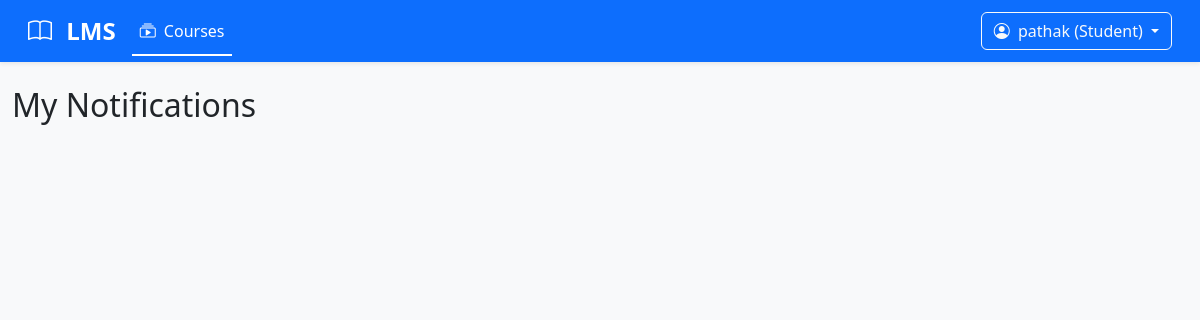
Before: /notifications/notifications/ (signed in) with the older database file.
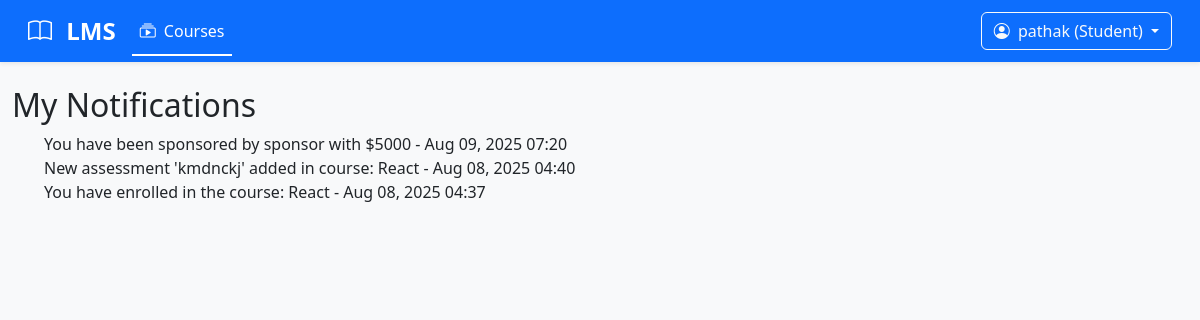
After: the same page with the newer database file.
### notifications/models.py (models this page shows, shortened)
class Notification(models.Model):
    user = models.ForeignKey(User, on_delete=models.CASCADE, related_name='notifications')
    message = models.TextField()
    created_at = models.DateTimeField(auto_now_add=True)
    is_read = models.BooleanField(default=False)

### notifications/views.py (the view)
# urls.py: path('notifications/', views.student_notifications,name='student_notifications'),
@login_required
@user_passes_test(is_student)
def student_notifications(request):
    notifications = Notification.objects.filter(user=request.user).order_by('-created_at')
    return render(request, 'notifications/student_notifications.html', {'notifications': notifications})

### notifications/context_processors.py (called while the page is built)
def unread_notifications(request):
    if request.user.is_authenticated:
        unread_count = Notification.objects.filter(user=request.user, is_read=False).count()
    else:
        unread_count = 0
    return {'unread_notification_count': unread_count}

### notifications/views.py (called while the page is built)
def is_student(user):
    return user.groups.filter(name='Student').exists()

### notifications/templates/notifications/student_notifications.html (shortened to what this page needs)
{% extends 'base.html' %}
{% block content %}
<h2>My Notifications</h2>
<ul>
{% for notification in notifications %}
    <div>
        {{ notification.message }} - {{ notification.created_at|date:"M d, Y H:i" }}
    </div>
{% endfor %}
</ul>
{% endblock %}

### templates/base.html (shortened to what this page needs)
{% load static %}
<!DOCTYPE html>
<html lang="en">
<head>
    <link href="https://cdn.jsdelivr.net/npm/bootstrap@5.3.0/dist/css/bootstrap.min.css" rel="stylesheet">
    <link rel="stylesheet" href="https://cdn.jsdelivr.net/npm/bootstrap-icons@1.10.0/font/bootstrap-icons.css">
    <link href="{% static 'css/custom.css' %}" rel="stylesheet">
</head>
<body class="bg-light">
    {% include 'navbar.html' %}
    <div class="container-fluid">
        <div class="row">
            <main class="col py-4">
                {% block content %}{% endblock %}
            </main>
        </div>
    </div>
</body>

### templates/navbar.html (shortened to what this page needs)
<nav class="navbar navbar-expand-lg navbar-dark bg-primary shadow-sm">
    <div class="container-fluid">
        <a class="navbar-brand fw-bold" href="#">
            <i class="bi bi-book me-2"></i> LMS
        </a>
        <div class="collapse navbar-collapse" id="navbarContent">
            <ul class="navbar-nav me-auto">
                <li class="nav-item">
                    <a class="nav-link active" href="{% url 'student_course_list' %}">
                        <i class="bi bi-collection-play me-1"></i> Courses
                    </a>
                </li>
            </ul>
            <div class="d-flex align-items-center">
                {% if user.is_authenticated %}
                <div class="dropdown">
                    <button class="btn btn-outline-light dropdown-toggle" type="button"
                            id="userDropdown" data-bs-toggle="dropdown" aria-expanded="false">
                        <i class="bi bi-person-circle me-1"></i>
                        {{ user.username }}
                        {% with group=user.groups.first %}
                            {% if group %}
                                ({{ group.name }})
                            {% endif %}
                        {% endwith %}
                    </button>
                </div>
                {% endif %}
            </div>
        </div>
    </div>
</nav>

### static/css/custom.css (style rules this page uses)
body { font-family: 'Segoe UI', system-ui, sans-serif; background-color: #f8f9fa; }
main { padding: 2rem; min-height: 80vh; }
.navbar { box-shadow: 0 2px 4px rgba(0,0,0,0.1); }
.navbar { padding: 0.5rem 1rem; }
.navbar-brand { font-size: 1.5rem; }
.dropdown-toggle::after { border-top-color: white; }
.nav-link.active { position: relative; }
.nav-link.active::after { content: ''; position: absolute; bottom: -5px; left: 0; width: 100%; height: 2px; background: white; }

Changed rows visible on the page:
added Notification: message "You have been sponsored by sponsor with $5000", created_at "Aug 09, 2025 07:20"
added Notification: message "New assessment 'kmdnckj' added in course: React", created_at "Aug 08, 2025 04:40"
added Notification: message "You have enrolled in the course: React", created_at "Aug 08, 2025 04:37"
